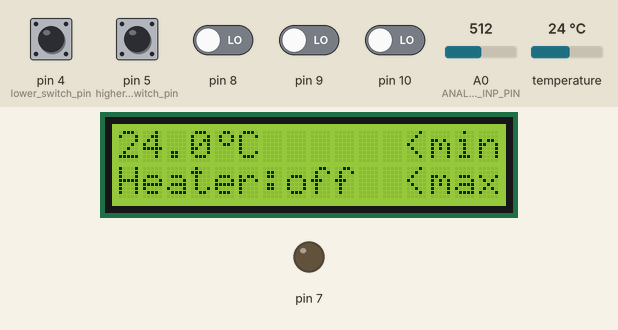
Simulated run of this sketch. Board: Arduino Uno, built with avr-gcc and run on an emulated ATmega328P. On the bench: 16×2 character LCD, output pins drawn as LEDs (lit = HIGH). Inputs (shaded band) come from the test bench; at power-on: pin 4 (lower_switch_pin), pin 5 (higher_switch_pin), pin 8–10 LOW, temperature 24 °C, A0 (ANALOG_INP_PIN) = 512.

Above: at 1.4 s.
1.5 s: pin 8 driven HIGH
At 1.8 s:
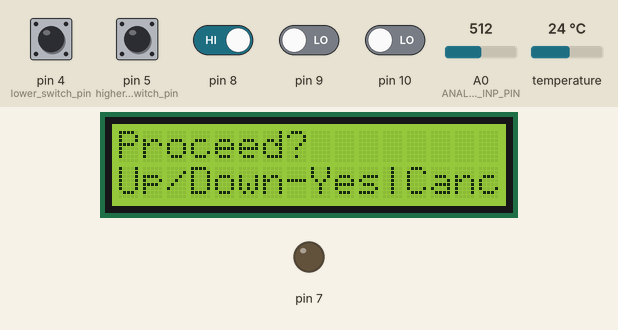
4.4 s: pin 4 (lower_switch_pin) pulled HIGH for 0.15 s
At 5.06 s:
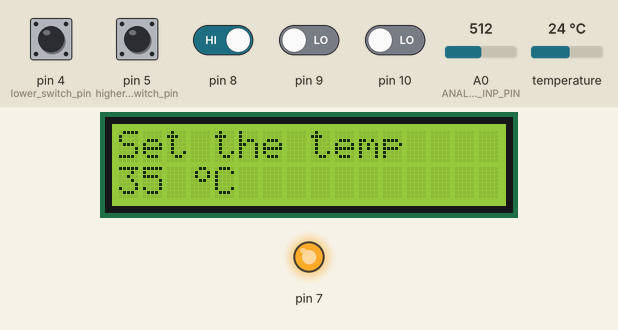
7.3 s: temperature set to 2 °C
At 7.98 s:
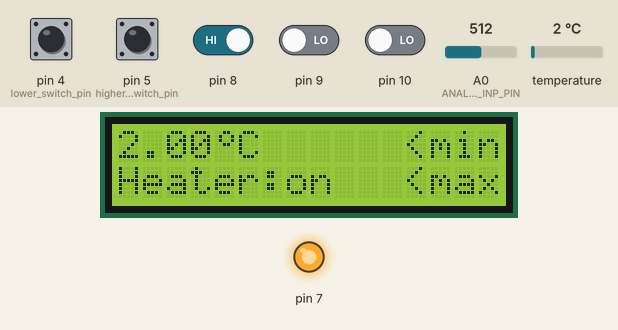
10.3 s: pin 5 (higher_switch_pin) pulled HIGH for 0.15 s
At 10.57 s:
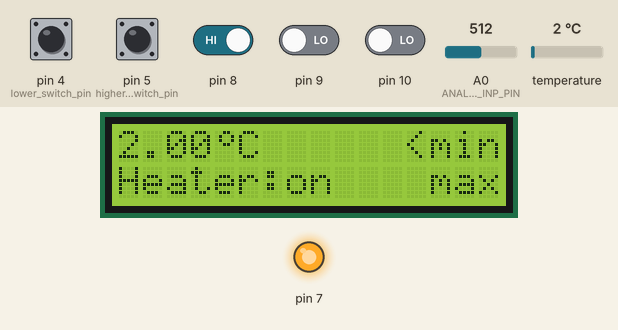
11.9 s: temperature set to 12 °C
At 13.16 s:
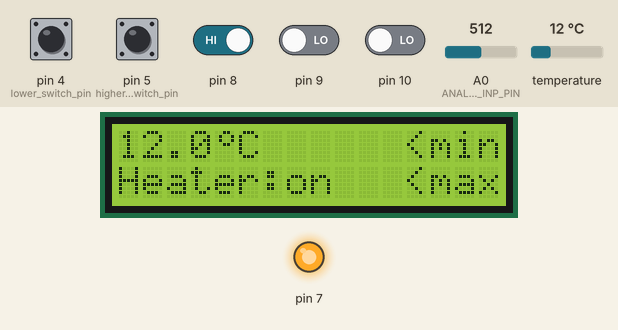
14.9 s: pin 4 (lower_switch_pin) pulled HIGH for 1 s
At 15.76 s:
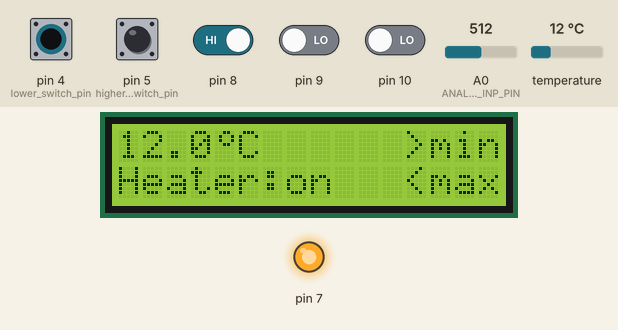
Timing chart, 0 to 17.9 s (numbered marks = the images above; inputs shaded):
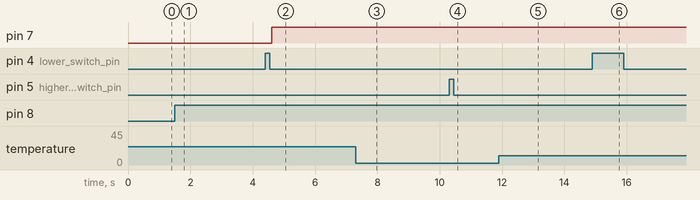

Measured:
- after the input at 1.5 s, the display: changes after 0.14 s (image 1)
- after the input at 4.4 s, pin 7: LOW → HIGH after 0.22 s
- after the input at 10.3 s, the display: changes after 0.11 s (image 4)
- after the input at 14.9 s, the display: first differs from a run without the input after 0.70 s (image 6)

The sketch:

boiling_control_system.ino
```cpp
#define NDEBUG
#if !defined(NDEBUG)
#define DEBUG
#endif

#include <LiquidCrystal_I2C.h>
#include <OneWire.h>
#include "pin.h"
#include "button.h"
#include "heatingelement.h"

#define ANALOG_INP_PIN A0

LiquidCrystal_I2C lcd(0x27, 16, 2);
OneWire temp_sensor(2);

uint32_t main_timer = 0, menu_timer = 0;
uint16_t analog_input = 0;
const uint8_t lower_switch_pin = 4, higher_switch_pin = 5;

Button btn_Up = {8, LOW}, btn_Down = {9, LOW};
Button btn_Cancel = {10, LOW};
HeatingElement heating_element = {7, lower_switch_pin, false};

uint8_t degree[8] = {
    0b00110,
    0b01001,
    0b01001,
    0b00110,
    0b00000,
    0b00000,
    0b00000,
    0b00000
};

/*
 *  0 - show system status; user did not pressed btn_Up for that yet
 *      or rejected last confirmation request
 *  1 - show confirmation menu for changing heating element state
 *      or parameters (after confirm heater is on, set default
 *      heating_element.m_required_temp=40, m_timer=0 (does not set)
 *  2 - show confirmation menu for setting requered temp(one click)
 *      or timer(double click) on the btn_Up
 *  3 - show temp  setting menu  (changing value by potentiometer)
 *  4 - show timer setting menu  (changing value by potentiometer)
 *  5 - force abort the heating, flush parameters
 *  6 - show warning: probably heating is not working - after 1 hour
 *      curr_temp is not changed positively (does not emplemented yet)
 */
enum menuStage {
    main_screen,
    confirm_heating_params_change,
    heating_turn_on_and_setup,
    temp_change,
    timer_change,
    heating_turn_off,
    warning,
};
menuStage curr_menu = main_screen;


void setup(void) {
    Serial.begin(9600);
    lcd.init ();
    lcd.backlight();
    lcd.createChar(0, degree);
    pinMode(lower_switch_pin, INPUT);
    pinMode(higher_switch_pin, INPUT);
    pinMode(btn_Up.pin_num(), INPUT);
    pinMode(btn_Down.pin_num(), INPUT);
    pinMode(btn_Cancel.pin_num(), INPUT);
    pinMode(heating_element.pin_num(), OUTPUT);
    lcd.print("starting...");
    delay(200);
}

void loop(void) {
    uint8_t data[12];
    uint8_t addr[8];
    float curr_temp;

    if (millis() - main_timer >= 7)  {
        if (!temp_sensor.search(addr)) {
            //Serial.print("No more addresses.\n");
            temp_sensor.reset_search();
            return;
        }
        temp_sensor.reset();
        temp_sensor.select(addr);
        temp_sensor.write(0x44, 1);
        // we might do a temp_sensor.depower() here, but the reset will take care of it.
        temp_sensor.reset();
        temp_sensor.select(addr);
        temp_sensor.write(0xBE);         // Read Scratchpad

        for (uint8_t i = 0; i < 9; i++) {       // we need 9 bytes
            data[i] = temp_sensor.read();
        }
        // Convert the data to actual temperature, result is a 16bit signed int
        int16_t raw = (data[1] << 8) | data[0];
        byte cfg = (data[4] & 0x60);
        if (cfg == 0x00) raw = raw & ~7;
        else if (cfg == 0x20) raw = raw & ~3;
        else if (cfg == 0x40) raw = raw & ~1;

        curr_temp = (float)raw / 16.0;

        if (heating_element.checkCurrentState(curr_temp, main_timer)) {
            digitalWrite(heating_element.pin_num(), HIGH);
        } else {
            digitalWrite(heating_element.pin_num(), LOW);
        }

        btn_Up.checkState();
        btn_Down.checkState();
        btn_Cancel.checkState();

        do {
            main_timer += 3;
            if (main_timer < 3)
                break;  // uint32_t overflow
        } while (main_timer < (millis() - 3));
    }

    if (millis() - menu_timer >= 5) {
        lcd.clear();

        if (btn_Cancel.state()) {
            if (btn_Cancel.is_long_press()) {
                curr_menu = heating_turn_off;
                heating_element.turn_off();
            }
            else
                curr_menu = main_screen;
        }

        switch (curr_menu) {
            case (main_screen):
                lcd.setCursor(0, 0);
                lcd.print(curr_temp);
                lcd.setCursor(4, 0);
                lcd.write(0);
                lcd.setCursor(5, 0);
                lcd.print("C");

                lcd.setCursor(0, 1);
                lcd.print("Heater:");
                lcd.setCursor(7, 1);
                if (heating_element.state())
                    lcd.print("on");
                else
                    lcd.print("off");

                // float switches are connected through pull-down resistor (R=10kOhm)
                lcd.setCursor(12, 0);
                if (digitalRead(lower_switch_pin) == HIGH)   // closed
                    lcd.print(">");
                else                                         // open
                    lcd.print("<");
                lcd.setCursor(13, 0);
                lcd.print("min");

                lcd.setCursor(12, 1);
                if (digitalRead(higher_switch_pin) == HIGH)  // closed
                    lcd.print(" ");
                else                                         // open
                    lcd.print("<");

                if (btn_Up.state() || btn_Down.state()) {
                    curr_menu = confirm_heating_params_change;
                }
                lcd.setCursor(13, 1);
                lcd.print("max");
                break;

            case (confirm_heating_params_change):
                lcd.setCursor(0,0);
                lcd.print("Proceed?");
                lcd.setCursor(0, 1);
                lcd.print("Up/Down-Yes|Cancel-No");
                if (btn_Up.state() || btn_Down.state()) {
                    curr_menu = heating_turn_on_and_setup;
                }
                break;

            case (heating_turn_on_and_setup):
                heating_element.turn_on();
                lcd.setCursor(0,0);
                lcd.print("press up/down for");
                lcd.setCursor(0,1);
                lcd.print("temp/timer change");
                if (btn_Up.state())
                    curr_menu = temp_change;
                else if (btn_Down.state())
                    curr_menu = timer_change;
                else if (btn_Cancel.state())
                    curr_menu = main_screen;
                break;

            case (temp_change):
                analog_input = analogRead(ANALOG_INP_PIN);
                analog_input = map(analog_input, 0, 1023, 15, 55);
                analog_input = constrain(analog_input, curr_temp, 55);
                lcd.setCursor(0, 0);
                lcd.print("Set the temp");
                lcd.setCursor(0, 1);
                lcd.print(analog_input);
                lcd.setCursor(3, 1);
                lcd.write(0);
                lcd.setCursor(4, 1);
                lcd.print("C");
                if (btn_Up.state() || btn_Down.state()) {
                    heating_element.setRequired_temp(analog_input);
                    curr_menu = main_screen;
                }
                break;

            case (timer_change):
                analog_input = analogRead(ANALOG_INP_PIN);
                analog_input = map(analog_input, 0, 1023, 0, 270);
                analog_input = constrain(analog_input, 0, 270);
                uint8_t mins, hours;
                hours = (analog_input > 60) ? hours = analog_input / 60 : 0;
                mins = analog_input - hours * 60;
                lcd.setCursor(0, 0);
                lcd.print("Set the timer");
                lcd.setCursor(0, 1);
                lcd.print(hours);
                lcd.setCursor(2, 1);
                lcd.print("hours");
                lcd.setCursor(8, 1);
                lcd.print(mins);
                lcd.print("min");
                if (btn_Up.state() || btn_Down.state()) {
                    heating_element.setTimer(analog_input);
                    curr_menu = main_screen;
                }
                break;

            default:
                curr_menu = main_screen;
                break;
        }
        menu_timer = millis();
    }
}
```

button.cpp
```cpp
#include "button.h"

Button::Button(const uint8_t pin_number, bool pin_state = false):
    m_pin{pin_number, pin_state},
    m_timer{0},
    m_long_press{0}
{

};

void Button::checkState() {
    if (digitalRead(m_pin.pin_num) == HIGH) {
        if (m_pin.state == LOW) {
            m_pin.state = HIGH;
            m_timer = millis();
#ifdef DEBUG
            Serial.print("Clicked- Btn:");
            Serial.println(m_pin.pin_num);
#endif
        }
        if ((millis() - m_timer > LONG_PRESS_TIME) && !(m_long_press)) {
            m_long_press = true;
#ifdef DEBUG
            Serial.print("Long press- Btn:");
            Serial.println(m_pin.pin_num);
#endif
        }
    } else {
        if (m_pin.state == HIGH) {
            m_pin.state = LOW;
            m_long_press = false;
#ifdef DEBUG
            Serial.print("Released- Btn:");
            Serial.println(m_pin.pin_num);
#endif
        }
    }
}
```

button.h
```cpp
#ifndef BUTTON_H
#define BUTTON_H

#include <stdint.h>
#include <Arduino.h>
#include "pin.h"
#define LONG_PRESS_TIME 800

class Button {
    private:
        pin m_pin;
        uint32_t m_timer;
        uint8_t m_long_press;
    public:
        Button(const uint8_t pin_number, bool pin_state = false);

        void checkState();
        inline uint8_t pin_num() { return m_pin.pin_num; }
        inline uint8_t state() { return m_pin.state; }
        inline uint8_t is_long_press() { return m_long_press; }
};
#endif // BUTTON_H
```

heatingelement.cpp
```cpp
#include "heatingelement.h"

HeatingElement::HeatingElement(const uint8_t pin_number,
                               const uint8_t &lower_sw_pin,
                               bool pin_state = false):
            m_pin{pin_number, pin_state},
            limiter_switch_pin{lower_sw_pin},
            m_required_temp{0},
            m_timer{0}
{

}

bool HeatingElement::turn_on() {
    if (digitalRead(limiter_switch_pin) == HIGH) {
        m_pin.state = true;
        m_required_temp = 40;
        return 1;
    }
    return 0;
}

void HeatingElement::turn_off() {
    m_pin.state = false;
    m_required_temp = 0;
    m_timer = 0;
}

bool HeatingElement::checkCurrentState(const uint8_t &curr_temp,
                                      const uint32_t &curr_time) {
    if (m_pin.state) {
        if ((m_timer && (m_timer < curr_time)) ||
            (m_required_temp <= curr_temp)) {
            turn_off();
#ifdef DEBUG
            Serial.println("heating element turned off");
#endif
            return 0;
        }
        return 1;
    }
    return 0;
}
```

heatingelement.h
```cpp
#ifndef HEATINGELEMENT_H
#define HEATINGELEMENT_H
#include <stdint.h>
#include <Arduino.h>
#include "pin.h"

class HeatingElement
{
    private:
        pin m_pin;
        uint8_t limiter_switch_pin;
        uint16_t m_required_temp;
        uint32_t m_timer;
    public:
        HeatingElement(const uint8_t pin_number, const uint8_t &lower_sw_pin,
                       bool pin_state = false );

        void HeatingElement::turn_off();
        bool HeatingElement::turn_on();
        bool HeatingElement::checkCurrentState(const uint8_t &curr_temp, const uint32_t &curr_time);
        inline bool HeatingElement::state() { return m_pin.state; }
        inline uint8_t HeatingElement::pin_num() { return m_pin.pin_num; }
        inline uint32_t HeatingElement::timer() { return m_timer; }
        inline uint16_t HeatingElement::required_temp() { return m_required_temp; }
        inline uint16_t HeatingElement::setRequired_temp(uint8_t temp) { m_required_temp = temp; return 0; }
        inline uint8_t HeatingElement::setTimer(uint32_t mins) { m_timer =(millis()  + static_cast<uint32_t>(mins) * 60 * 60 * 1000); return 0; }
};

#endif // HEATINGELEMENT_H
```

pin.h
```cpp
#ifndef PIN_H
#define PIN_H

struct pin {
    uint8_t pin_num;
    bool state;
};

#endif // PIN_H
```
